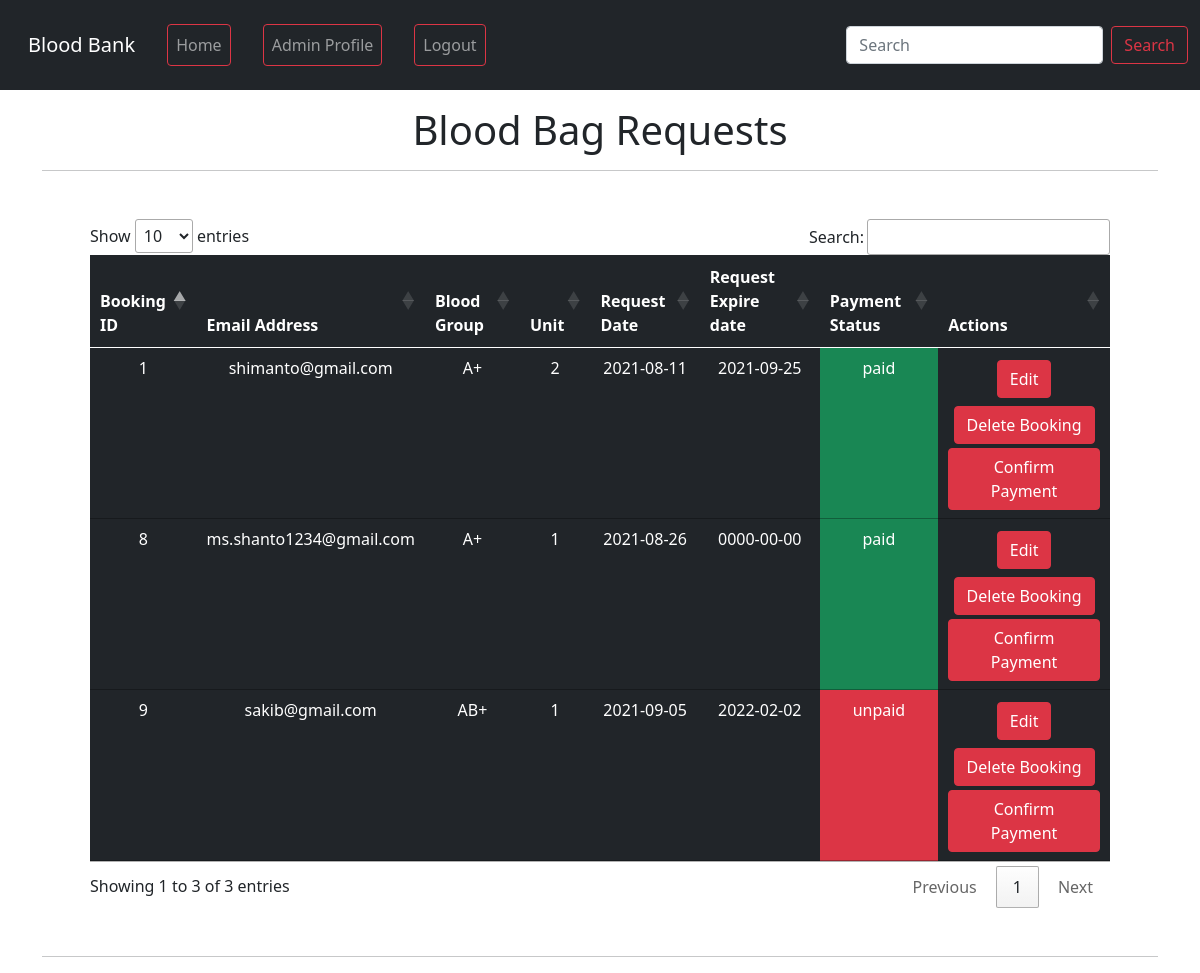
Screenshot of /bb/blood-request-list.php (signed in) with the database file from the repository.
### bb/blood-request-list.php (the view, shortened to what this page needs)
<?php
require 'db.php';
?>
<!doctype html>
<html lang="en">
<head>
    <link href="https://cdn.jsdelivr.net/npm/bootstrap@5.0.2/dist/css/bootstrap.min.css" rel="stylesheet">
    <link rel="stylesheet" href="//cdn.datatables.net/1.10.20/css/jquery.dataTables.min.css">
</head>
<body>
    <?php require 'navbar.php' ?>
    <div class="container mt-3">
        <h1 class="text-center">Blood Bag Requests</h1>
        <hr>
        <div class="m-5">
            <table class="table table-dark text-center" id="table">
                <thead>
                    <tr>
                        <th scope="col">Booking ID</th>
                        <th scope="col">Email Address</th>
                        <th scope="col">Blood Group</th>
                        <th scope="col">Unit</th>
                        <th scope="col">Request Date</th>
                        <th scope="col">Request Expire date</th>
                        <th scope="col">Payment Status</th>
                        <th scope="col">Actions</th>
                    </tr>
                </thead>
                <tbody>
                    <?php
                    $sql = "SELECT * FROM `blood-request` ORDER BY `booking_id`";
                    $result = mysqli_query($conn, $sql);
                    while ($row = mysqli_fetch_assoc($result)) {
                        echo " <tr>
                        <td>" . $row['booking_id'] . "</td>
                        <td>" . $row['user_mail'] . "</td>
                        <td>" . $row['blood_group'] . "</td>
                        <td>" . $row['unit'] . "</td>
                        <td>" . $row['req_date'] . "</td>
                        <td>" . $row['req_expire_date'] . "</td>"; ?>
                    <?php if ($row['status'] == 'unpaid') {
                            echo "<td class='bg-danger'>" . $row['status'] . "</td>";
                        } elseif ($row['status'] == 'paid') {
                            echo "<td class='bg-success'>" . $row['status'] . "</td>";
                        }
                        echo "<td><button class='edit btn btn-danger m-1' id=" . $row['booking_id'] . ">Edit</button> <button class='delete btn btn-danger m-1' id=d" . $row['booking_id'] . ">Delete Booking</button><a type='submit' name='submit' class='payment btn btn-danger' id=a" . $row['booking_id'] . ">Confirm Payment</a></td>
                        </tr>";
                    }
                    ?>
                </tbody>
            </table>
        </div>
        <hr>
    </div>
</body>
</html>

### rows the page displays
blood-request: booking_id "1", user_mail "shimanto@gmail.com", blood_group "A+", unit "2", req_date "2021-08-11", req_expire_date "2021-09-25", status "paid"
blood-request: booking_id "8", user_mail "ms.shanto1234@gmail.com", blood_group "A+", unit "1", req_date "2021-08-26", req_expire_date "0000-00-00", status "paid"
blood-request: booking_id "9", user_mail "sakib@gmail.com", blood_group "AB+", unit "1", req_date "2021-09-05", req_expire_date "2022-02-02", status "unpaid"
